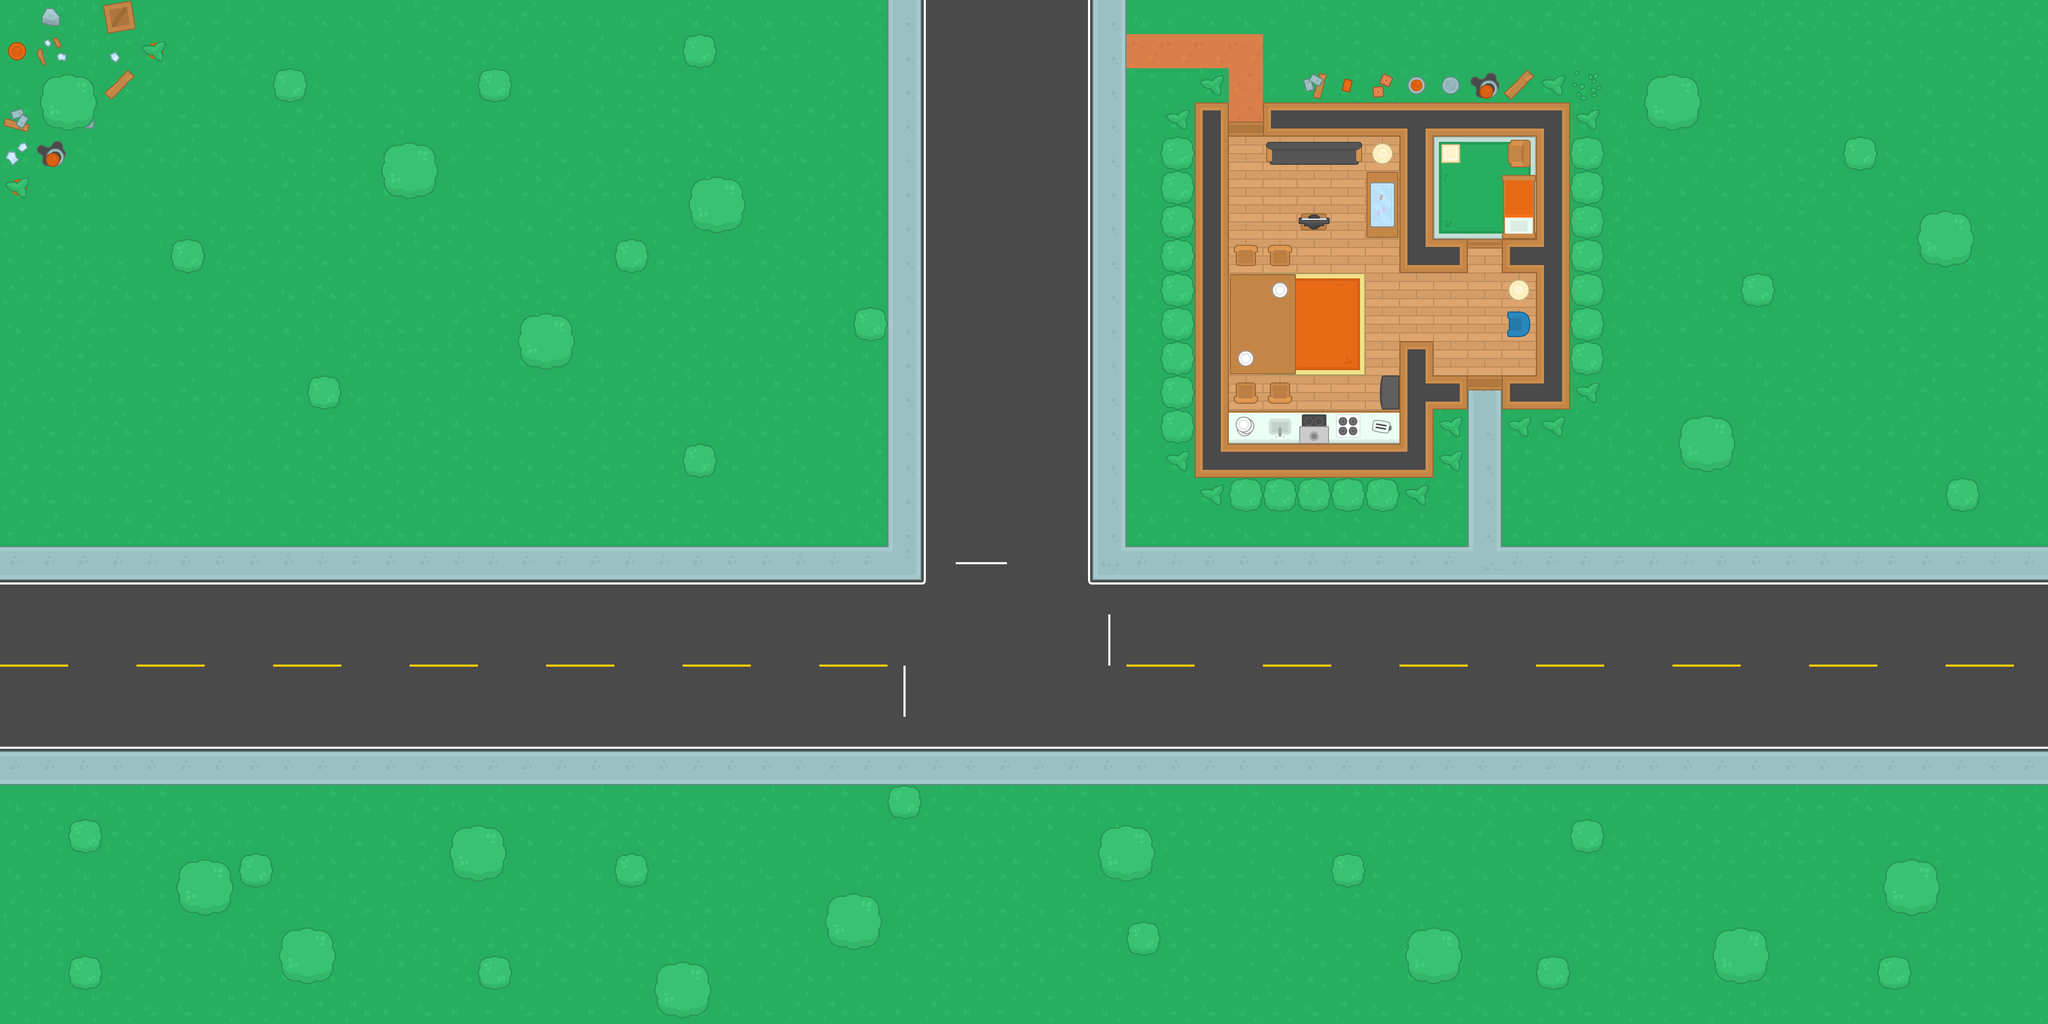

A 2D game scene composited from a Tiled map and its tileset images. What follows is a short description and the map's XML, with each tile layer's data collapsed to a summary:
An orthogonal 60x30 tile map with 64x64 px tiles, 4 tile layers (Ground, Doors, Walls, Trees) and 125 objects (60x zombie, 57x wall, 6x health, player, shotgun).

<map version="1.5" tiledversion="1.6.0" orientation="orthogonal" renderorder="right-down" width="60" height="30" tilewidth="64" tileheight="64" infinite="0" nextlayerid="7" nextobjectid="144">
 <tileset firstgid="1" source="Kenny Topdown Pack.tsx" />
 <layer id="1" name="Ground" width="60" height="30">
  <data>[1800 cells, 1800 non-empty, 45 distinct tile ids]</data>
 </layer>
 <layer id="4" name="Doors" width="60" height="30">
  <data>[1800 cells, 68 non-empty, 29 distinct tile ids]</data>
 </layer>
 <layer id="3" name="Walls" width="60" height="30">
  <data>[1800 cells, 60 non-empty, 25 distinct tile ids]</data>
 </layer>
 <layer id="2" name="Trees" width="60" height="30">
  <data>[1800 cells, 95 non-empty, 12 distinct tile ids]</data>
 </layer>
 <objectgroup id="6" name="Obstacles">
  <object id="1" name="wall" x="2240" y="192" width="64" height="576" />
  <object id="2" name="wall" x="2240" y="768" width="448" height="128" />
  <object id="3" name="wall" x="2624" y="640" width="64" height="64" />
  <object id="4" name="wall" x="2592" y="704" width="160" height="64" />
  <object id="5" name="wall" x="2816" y="704" width="64" height="64" />
  <object id="6" name="wall" x="2880" y="192" width="64" height="576" />
  <object id="7" name="wall" x="2816" y="448" width="64" height="64" />
  <object id="8" name="wall" x="2688" y="448" width="64" height="64" />
  <object id="9" name="wall" x="2624" y="256" width="64" height="256" />
  <object id="10" name="wall" x="2368" y="192" width="512" height="64" />
  <object id="11" name="player" x="2768" y="336" width="32" height="32" />
  <object id="12" name="zombie" x="2128" y="912" width="32" height="32" />
  <object id="13" name="zombie" x="80" y="80" width="32" height="32" />
  <object id="14" name="zombie" x="16" y="1872" width="32" height="32" />
  <object id="15" name="zombie" x="3536" y="1296" width="32" height="32" />
  <object id="16" name="zombie" x="3744" y="96" width="32" height="32" />
  <object id="17" name="zombie" x="2000" y="1808" width="32" height="32" />
  <object id="18" name="zombie" x="80" y="1872" width="32" height="32" />
  <object id="19" name="zombie" x="16" y="1552" width="32" height="32" />
  <object id="20" name="zombie" x="16" y="976" width="32" height="32" />
  <object id="21" name="wall" x="2304" y="512" width="112" height="192" />
  <object id="22" name="wall" x="2432" y="400" width="64" height="32" />
  <object id="23" name="wall" x="2560" y="320" width="64" height="128" />
  <object id="28" name="wall" x="2192" y="272" width="32" height="544" />
  <object id="29" name="wall" x="2320" y="912" width="288" height="32" />
  <object id="30" name="wall" x="2960" y="272" width="32" height="416" />
  <object id="31" name="wall" x="3168" y="800" width="64" height="64" />
  <object id="32" name="wall" x="3104" y="160" width="64" height="64" />
  <object id="33" name="wall" x="3616" y="416" width="64" height="64" />
  <object id="34" name="wall" x="3280" y="528" width="32" height="32" />
  <object id="35" name="wall" x="3472" y="272" width="32" height="32" />
  <object id="36" name="wall" x="3664" y="912" width="32" height="32" />
  <object id="37" name="wall" x="3536" y="1808" width="32" height="32" />
  <object id="38" name="wall" x="2960" y="1552" width="32" height="32" />
  <object id="39" name="wall" x="2896" y="1808" width="32" height="32" />
  <object id="40" name="wall" x="2512" y="1616" width="32" height="32" />
  <object id="41" name="wall" x="2128" y="1744" width="32" height="32" />
  <object id="42" name="wall" x="1680" y="1488" width="32" height="32" />
  <object id="43" name="wall" x="912" y="1808" width="32" height="32" />
  <object id="44" name="wall" x="1168" y="1616" width="32" height="32" />
  <object id="45" name="wall" x="464" y="1616" width="32" height="32" />
  <object id="46" name="wall" x="144" y="1552" width="32" height="32" />
  <object id="47" name="wall" x="144" y="1808" width="32" height="32" />
  <object id="48" name="wall" x="336" y="464" width="32" height="32" />
  <object id="49" name="wall" x="528" y="144" width="32" height="32" />
  <object id="50" name="wall" x="592" y="720" width="32" height="32" />
  <object id="51" name="wall" x="1296" y="848" width="32" height="32" />
  <object id="52" name="wall" x="1168" y="464" width="32" height="32" />
  <object id="53" name="wall" x="912" y="144" width="32" height="32" />
  <object id="54" name="wall" x="1296" y="80" width="32" height="32" />
  <object id="55" name="wall" x="1616" y="592" width="32" height="32" />
  <object id="56" name="wall" x="1312" y="352" width="64" height="64" />
  <object id="57" name="wall" x="992" y="608" width="64" height="64" />
  <object id="58" name="wall" x="736" y="288" width="64" height="64" />
  <object id="59" name="wall" x="96" y="160" width="64" height="64" />
  <object id="60" name="wall" x="352" y="1632" width="64" height="64" />
  <object id="61" name="wall" x="544" y="1760" width="64" height="64" />
  <object id="62" name="wall" x="864" y="1568" width="64" height="64" />
  <object id="63" name="wall" x="1248" y="1824" width="64" height="64" />
  <object id="64" name="wall" x="1568" y="1696" width="64" height="64" />
  <object id="65" name="wall" x="2080" y="1568" width="64" height="64" />
  <object id="66" name="wall" x="2656" y="1760" width="64" height="64" />
  <object id="67" name="wall" x="3232" y="1760" width="64" height="64" />
  <object id="68" name="wall" x="3552" y="1632" width="64" height="64" />
  <object id="69" name="wall" x="2384" y="256" width="160" height="16" />
  <object id="70" name="wall" x="2864" y="592" width="16" height="32" />
  <object id="71" name="wall" x="2864" y="272" width="16" height="32" />
  <object id="72" name="zombie" x="3536" y="96" width="32" height="32" />
  <object id="73" name="zombie" x="3600" y="144" width="32" height="32" />
  <object id="74" name="zombie" x="3648" y="192" width="32" height="32" />
  <object id="75" name="zombie" x="3568" y="288" width="32" height="32" />
  <object id="76" name="zombie" x="3520" y="336" width="32" height="32" />
  <object id="77" name="zombie" x="3488" y="464" width="32" height="32" />
  <object id="78" name="zombie" x="3568" y="544" width="32" height="32" />
  <object id="79" name="zombie" x="3664" y="608" width="32" height="32" />
  <object id="80" name="zombie" x="3616" y="720" width="32" height="32" />
  <object id="86" name="zombie" x="3712" y="736" width="32" height="32" />
  <object id="87" name="zombie" x="3728" y="656" width="32" height="32" />
  <object id="88" name="zombie" x="3776" y="512" width="32" height="32" />
  <object id="89" name="zombie" x="3776" y="368" width="32" height="32" />
  <object id="90" name="zombie" x="3728" y="288" width="32" height="32" />
  <object id="91" name="zombie" x="3648" y="320" width="32" height="32" />
  <object id="92" name="zombie" x="3472" y="128" width="32" height="32" />
  <object id="93" name="zombie" x="3424" y="80" width="32" height="32" />
  <object id="94" name="zombie" x="3392" y="288" width="32" height="32" />
  <object id="95" name="zombie" x="3392" y="400" width="32" height="32" />
  <object id="105" name="health" x="2128" y="464" width="32" height="32" />
  <object id="106" name="health" x="848" y="848" width="32" height="32" />
  <object id="107" name="zombie" x="16" y="16" width="32" height="32" />
  <object id="108" name="health" x="16" y="16" width="32" height="32" />
  <object id="109" name="health" x="2448" y="592" width="32" height="32" />
  <object id="110" name="health" x="3024" y="272" width="32" height="32" />
  <object id="111" name="health" x="2832" y="144" width="32" height="32" />
  <object id="112" name="shotgun" x="16" y="144" width="32" height="32" />
  <object id="113" name="zombie" x="32" y="1632" width="32" height="32" />
  </objectgroup>
</map>
<!-- 30 of 125 objects omitted -->
